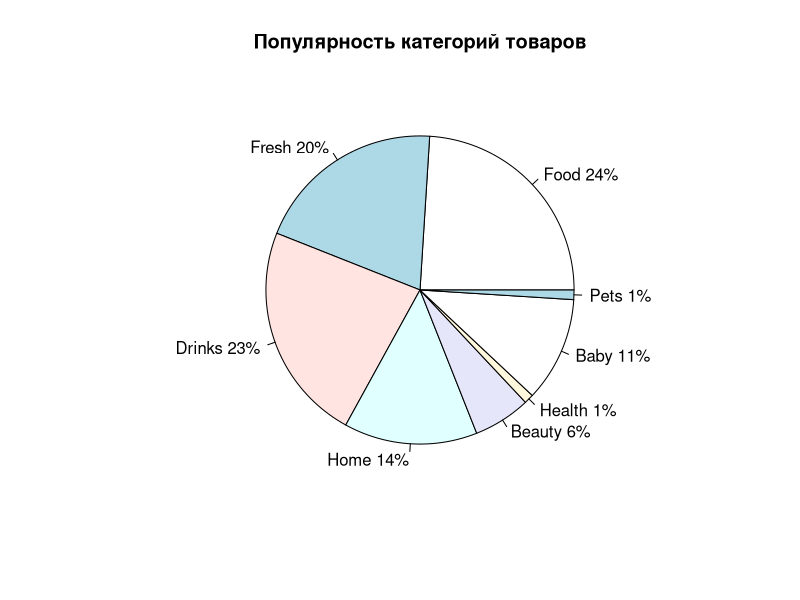

This figure's R source:
data <- read.table(file = 'data/ulabox_orders_with_categories_partials_2017.csv', header = TRUE, sep = ",")

result <- c(
    sum(data$Food.), 
    sum(data$Fresh.), 
    sum(data$Drinks.),
    sum(data$Home.),
    sum(data$Beauty.),
    sum(data$Health.),
    sum(data$Baby.), 
    sum(data$Pets.)
)

lbls <- c("Food", "Fresh", "Drinks", "Home", "Beauty", "Health", "Baby", "Pets")
names(result) <- lbls

pct <- round(result/sum(result)*100)

lbls <- paste(lbls, pct)
lbls <- paste(lbls,"%",sep="")

pie(pct, labels = lbls, main="Популярность категорий товаров")
